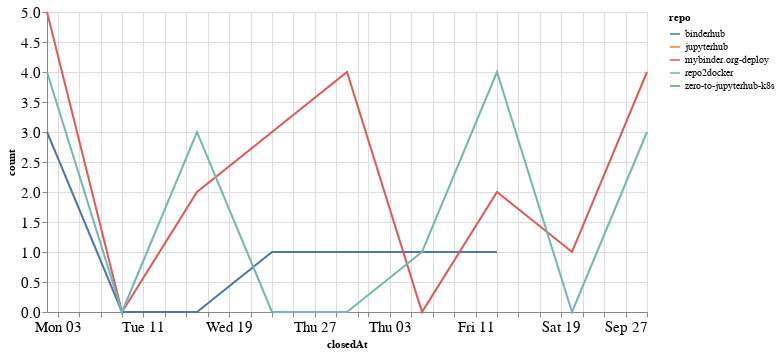

Write notebook code for a chart like this one.
### Code cell
closed_by_time = closed_by.groupby('repo').resample('W', on='closedAt').count()['author'].reset_index()
closed_by_time = closed_by_time.rename(columns={'author': 'count'})

alt.Chart(closed_by_time, width=600).mark_line().encode(
    x='closedAt',
    y='count',
    color='repo',
    tooltip="repo"
)

### Figure 1 — Vega-Lite specification as saved in the notebook (floating-point values rounded to 4 significant figures)
{"config": {"axisLeft": {"labelFontSize": 15}, "axisBottom": {"labelFontSize": 15}}, "data": {"name": "data-6fd7f5dcdb239370294164b2ae529a36"}, "mark": "line", "encoding": {"color": {"type": "nominal", "field": "repo"}, "tooltip": {"type": "nominal", "field": "repo"}, "x": {"type": "temporal", "field": "closedAt"}, "y": {"type": "quantitative", "field": "count"}}, "width": 600, "$schema": "https://vega.github.io/schema/vega-lite/v4.8.1.json", "datasets": {"data-6fd7f5dcdb239370294164b2ae529a36": [{"repo": "binderhub", "closedAt": "2020-08-02T00:00:00", "count": 3}, {"repo": "binderhub", "closedAt": "2020-08-09T00:00:00", "count": 0}, {"repo": "binderhub", "closedAt": "2020-08-16T00:00:00", "count": 0}, {"repo": "binderhub", "closedAt": "2020-08-23T00:00:00", "count": 1}, {"repo": "binderhub", "closedAt": "2020-08-30T00:00:00", "count": 1}, {"repo": "binderhub", "closedAt": "2020-09-06T00:00:00", "count": 1}, {"repo": "binderhub", "closedAt": "2020-09-13T00:00:00", "count": 1}, {"repo": "jupyterhub", "closedAt": "2020-08-16T00:00:00", "count": 1}, {"repo": "mybinder.org-deploy", "closedAt": "2020-08-02T00:00:00", "count": 5}, {"repo": "mybinder.org-deploy", "closedAt": "2020-08-09T00:00:00", "count": 0}, {"repo": "mybinder.org-deploy", "closedAt": "2020-08-16T00:00:00", "count": 2}, {"repo": "mybinder.org-deploy", "closedAt": "2020-08-23T00:00:00", "count": 3}, {"repo": "mybinder.org-deploy", "closedAt": "2020-08-30T00:00:00", "count": 4}, {"repo": "mybinder.org-deploy", "closedAt": "2020-09-06T00:00:00", "count": 0}, {"repo": "mybinder.org-deploy", "closedAt": "2020-09-13T00:00:00", "count": 2}, {"repo": "mybinder.org-deploy", "closedAt": "2020-09-20T00:00:00", "count": 1}, {"repo": "mybinder.org-deploy", "closedAt": "2020-09-27T00:00:00", "count": 4}, {"repo": "repo2docker", "closedAt": "2020-08-02T00:00:00", "count": 4}, {"repo": "repo2docker", "closedAt": "2020-08-09T00:00:00", "count": 0}, {"repo": "repo2docker", "closedAt": "2020-08-16T00:00:00", "count": 3}, {"repo": "repo2docker", "closedAt": "2020-08-23T00:00:00", "count": 0}, {"repo": "repo2docker", "closedAt": "2020-08-30T00:00:00", "count": 0}, {"repo": "repo2docker", "closedAt": "2020-09-06T00:00:00", "count": 1}, {"repo": "repo2docker", "closedAt": "2020-09-13T00:00:00", "count": 4}, {"repo": "repo2docker", "closedAt": "2020-09-20T00:00:00", "count": 0}, {"repo": "repo2docker", "closedAt": "2020-09-27T00:00:00", "count": 3}, {"repo": "zero-to-jupyterhub-k8s", "closedAt": "2020-08-16T00:00:00", "count": 1}]}}
